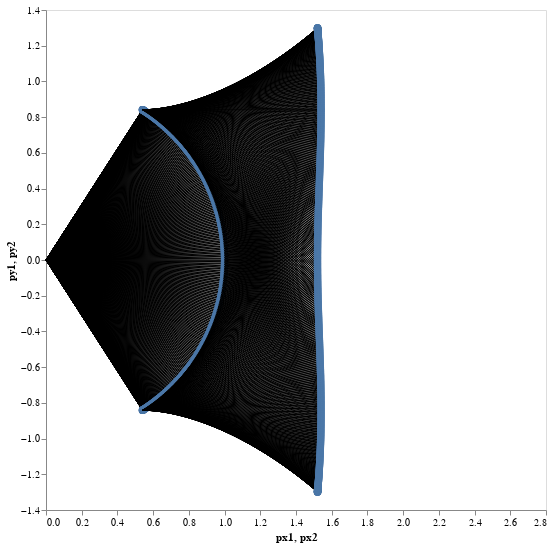

Source (notebook cell):
### Code cell
arm_motion_data = [(; ϕ1 = cos(t), ϕ2 = sin(t), t) for t in 0:0.01:2pi]

arm_motion_data |>
VegaLite.@vlplot(
    width = 500,
    height = 500,
    transform = [
        {calculate = "cos(datum.ϕ1)", as = "px1"},
        {calculate = "sin(datum.ϕ1)", as = "py1"},
        {calculate = "datum.px1 + cos(datum.ϕ2)", as = "px2"},
        {calculate = "datum.py1 + sin(datum.ϕ2)", as = "py2"},
    ],
) +
VegaLite.@vlplot(
    mark = :rule,
    x = {datum = 0, scale = {domain = [0, 2.8]}},
    y = {datum = 0, scale = {domain = [-1.4, 1.4]}},
    x2 = "px1:q",
    y2 = "py1:q"
) +
VegaLite.@vlplot(mark = :point, x = "px1:q", y = "py1:q") +
VegaLite.@vlplot(mark = :rule, x = "px1:q", y = "py1:q", x2 = "px2:q", y2 = "py2:q") +
VegaLite.@vlplot(mark = :point, x = "px2:q", y = "py2:q")

### Figure 1 — Vega-Lite specification as saved in the notebook (floating-point values rounded to 4 significant figures; data arrays with more than 128 entries replaced by an {"elided": "..."} marker saying what was removed)
{"data": {"values": {"elided": "629 records"}}, "height": 500, "layer": [{"encoding": {"x": {"datum": 0, "scale": {"domain": [0, 2.8]}}, "x2": {"field": "px1", "type": "quantitative"}, "y": {"datum": 0, "scale": {"domain": [-1.4, 1.4]}}, "y2": {"field": "py1", "type": "quantitative"}}, "mark": "rule"}, {"encoding": {"x": {"field": "px1", "type": "quantitative"}, "y": {"field": "py1", "type": "quantitative"}}, "mark": "point"}, {"encoding": {"x": {"field": "px1", "type": "quantitative"}, "x2": {"field": "px2", "type": "quantitative"}, "y": {"field": "py1", "type": "quantitative"}, "y2": {"field": "py2", "type": "quantitative"}}, "mark": "rule"}, {"encoding": {"x": {"field": "px2", "type": "quantitative"}, "y": {"field": "py2", "type": "quantitative"}}, "mark": "point"}], "transform": [{"as": "px1", "calculate": "cos(datum.ϕ1)"}, {"as": "py1", "calculate": "sin(datum.ϕ1)"}, {"as": "px2", "calculate": "datum.px1 + cos(datum.ϕ2)"}, {"as": "py2", "calculate": "datum.py1 + sin(datum.ϕ2)"}], "width": 500}
